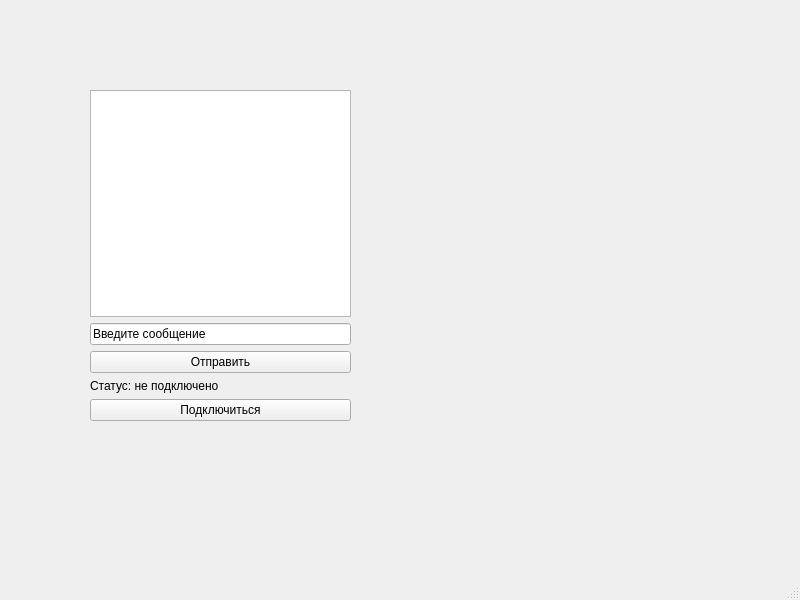
<?xml version="1.0" encoding="UTF-8"?>
<ui version="4.0">
 <class>MainWindow</class>
 <widget class="QMainWindow" name="MainWindow">
  <property name="geometry">
   <rect>
    <x>0</x>
    <y>0</y>
    <width>800</width>
    <height>600</height>
   </rect>
  </property>
  <property name="windowTitle">
   <string>MainWindow</string>
  </property>
  <widget class="QWidget" name="centralwidget">
   <widget class="QWidget" name="verticalLayoutWidget">
    <property name="geometry">
     <rect>
      <x>90</x>
      <y>90</y>
      <width>261</width>
      <height>331</height>
     </rect>
    </property>
    <layout class="QVBoxLayout" name="verticalLayout">
     <item>
      <layout class="QHBoxLayout" name="horizontalLayout">
       <item>
        <widget class="QPlainTextEdit" name="chatLog"/>
       </item>
      </layout>
     </item>
     <item>
      <widget class="QLineEdit" name="messageEdit">
       <property name="text">
        <string>Введите сообщение</string>
       </property>
      </widget>
     </item>
     <item>
      <widget class="QPushButton" name="sendButton">
       <property name="text">
        <string>Отправить</string>
       </property>
      </widget>
     </item>
     <item>
      <widget class="QLabel" name="statusLabel">
       <property name="text">
        <string>Статус: не подключено</string>
       </property>
      </widget>
     </item>
     <item>
      <widget class="QPushButton" name="connectButton">
       <property name="text">
        <string>Подключиться</string>
       </property>
      </widget>
     </item>
    </layout>
   </widget>
  </widget>
  <widget class="QMenuBar" name="menubar">
   <property name="geometry">
    <rect>
     <x>0</x>
     <y>0</y>
     <width>800</width>
     <height>26</height>
    </rect>
   </property>
  </widget>
  <widget class="QStatusBar" name="statusbar"/>
 </widget>
 <resources/>
 <connections/>
</ui>
